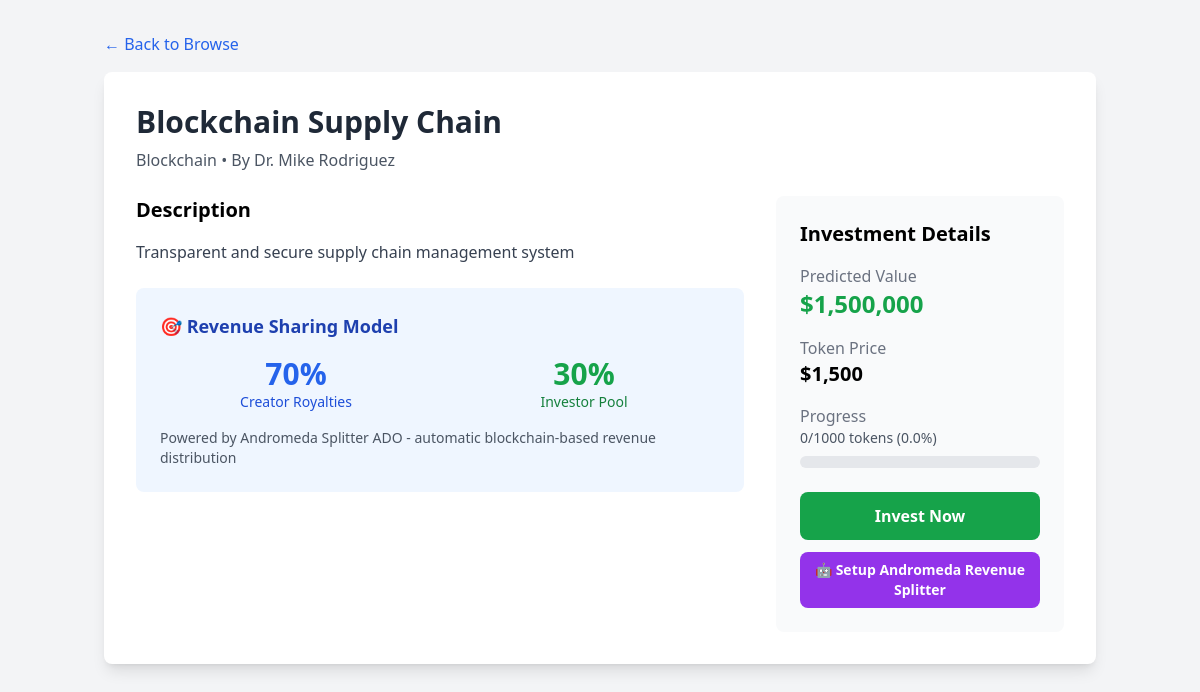
Screenshot of /idea/4 with the database file from the repository.
### app.py (models this page shows)
class Idea(db.Model):
    id = db.Column(db.Integer, primary_key=True)
    title = db.Column(db.String(200), nullable=False)
    description = db.Column(db.Text, nullable=False)
    field = db.Column(db.String(100), nullable=False)
    inventor = db.Column(db.String(100), nullable=False)
    predicted_value = db.Column(db.Float, nullable=False)
    total_tokens = db.Column(db.Integer, nullable=False)
    tokens_sold = db.Column(db.Integer, default=0)
    token_price = db.Column(db.Float, nullable=False)
    nft_id = db.Column(db.String(100), unique=True)
    created_at = db.Column(db.DateTime, default=datetime.utcnow)
    status = db.Column(db.String(20), default='active')

### app.py (the view)
@app.route('/idea/<int:idea_id>')
def idea_detail(idea_id):
    idea = Idea.query.get_or_404(idea_id)
    investments = Investment.query.filter_by(idea_id=idea_id).all()
    return render_template('idea_detail.html', idea=idea, investments=investments)

### templates/idea_detail.html (shortened to what this page needs)
<!DOCTYPE html>
<html lang="en">
<head>
    <script src="https://cdn.tailwindcss.com"></script>
</head>
<body class="bg-gray-100 min-h-screen">
    <div class="container mx-auto px-4 py-8">
        <a href="/" class="text-blue-600 hover:text-blue-800 mb-4 inline-block">&larr; Back to Browse</a>
        <div class="bg-white rounded-lg shadow-lg p-8">
            <h1 class="text-3xl font-bold text-gray-800 mb-2">{{ idea.title }}</h1>
            <p class="text-gray-600 mb-6">{{ idea.field }} • By {{ idea.inventor }}</p>
            <div class="grid grid-cols-1 lg:grid-cols-3 gap-8">
                <div class="lg:col-span-2">
                    <h2 class="text-xl font-semibold mb-4">Description</h2>
                    <p class="text-gray-700 mb-6">{{ idea.description }}</p>
                    <div class="bg-blue-50 rounded-lg p-6 mb-6">
                        <h3 class="text-lg font-semibold text-blue-800 mb-4">🎯 Revenue Sharing Model</h3>
                        <div class="grid grid-cols-2 gap-4">
                            <div class="text-center">
                                <div class="text-3xl font-bold text-blue-600">70%</div>
                                <p class="text-sm text-blue-700">Creator Royalties</p>
                            </div>
                            <div class="text-center">
                                <div class="text-3xl font-bold text-green-600">30%</div>
                                <p class="text-sm text-green-700">Investor Pool</p>
                            </div>
                        </div>
                        <p class="text-sm text-gray-600 mt-4">
                            Powered by Andromeda Splitter ADO - automatic blockchain-based revenue distribution
                        </p>
                    </div>
                </div>
                <div class="bg-gray-50 rounded-lg p-6">
                    <h3 class="text-xl font-semibold mb-4">Investment Details</h3>
                    <div class="space-y-4 mb-6">
                        <div>
                            <span class="text-gray-500">Predicted Value</span>
                            <p class="text-2xl font-bold text-green-600">${{ "{:,.0f}".format(idea.predicted_value) }}</p>
                        </div>
                        <div>
                            <span class="text-gray-500">Token Price</span>
                            <p class="text-xl font-bold">${{ "{:,.0f}".format(idea.token_price) }}</p>
                        </div>
                        <div>
                            <span class="text-gray-500">Progress</span>
                            {% set progress = (idea.tokens_sold / idea.total_tokens * 100) %}
                            <p class="text-sm text-gray-600 mb-2">{{ idea.tokens_sold }}/{{ idea.total_tokens }} tokens ({{ "{:.1f}".format(progress) }}%)</p>
                            <div class="w-full bg-gray-200 rounded-full h-3">
                            </div>
                        </div>
                    </div>
                    <button onclick="showInvestModal()" class="w-full bg-green-600 text-white py-3 rounded-lg hover:bg-green-700 font-semibold">
                        Invest Now
                    </button>
                    <button onclick="setupRoyaltySplitter()" class="w-full mt-3 bg-purple-600 text-white py-2 rounded-lg hover:bg-purple-700 font-semibold text-sm">
                        🤖 Setup Andromeda Revenue Splitter
                    </button>
                </div>
            </div>
        </div>
    </div>
</body>
</html>

### rows the page displays
Idea: title "Blockchain Supply Chain", field "Blockchain", inventor "Dr. Mike Rodriguez", description "Transparent and secure supply chain management system", predicted_value "1,500,000", token_price "1,500", tokens_sold "0", total_tokens "1000"

### other values shown
{{ "{:.1f}".format(progress) }} "0.0"
